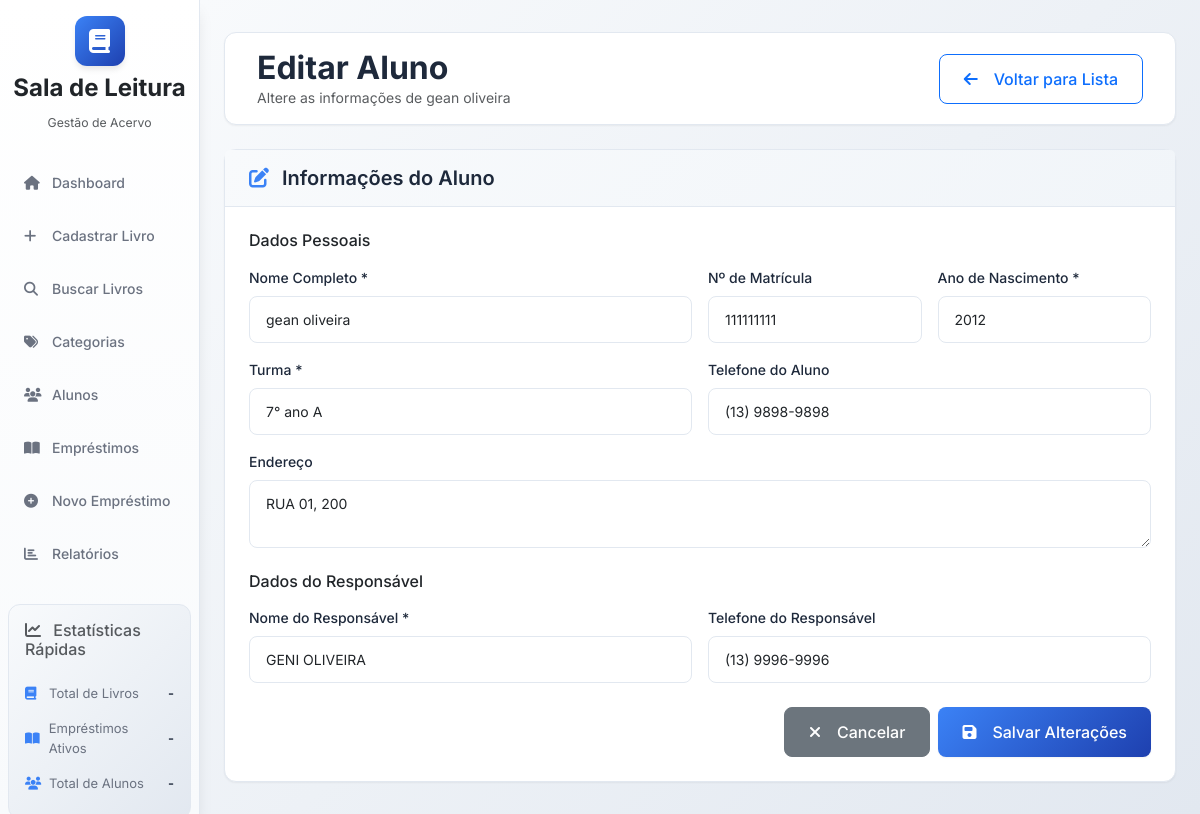
The page /students/1b475904-a9a1-4ef1-aab5-674ae43b9b8a/edit on the database its author committed.
### database/models.py (models this page shows, shortened)
class Student(db.Model):
    __tablename__ = 'students'
    id = db.Column(db.String(36), primary_key=True, default=generate_uuid)
    name = db.Column(db.String(200), nullable=False)
    class_room = db.Column(db.String(50), nullable=False)
    birth_year = db.Column(db.Integer, nullable=False)
    phone = db.Column(db.String(20))
    address = db.Column(db.Text)
    guardian_name = db.Column(db.String(200), nullable=False)
    guardian_phone = db.Column(db.String(20))
    registration_number = db.Column(db.String(50), unique=True)
    active = db.Column(db.Boolean, default=True)
    created_date = db.Column(db.DateTime, default=datetime.utcnow)
    updated_date = db.Column(db.DateTime, default=datetime.utcnow, onupdate=datetime.utcnow)
    loans = db.relationship('Loan', backref='student', lazy=True)

### app.py (the view, shortened to what this page needs)
    @app.route('/students/<student_id>/edit', methods=['GET', 'POST'])
    def edit_student(student_id):
        student = Student.query.get_or_404(student_id)
        return render_template('students/edit_student.html', student=student)

### templates/students/edit_student.html (shortened to what this page needs)
{% extends "base.html" %}
{% set current_year = 2025 %}
{% block content %}
<div class="main-header d-flex justify-content-between align-items-center py-3 mb-4">
    <div>
        <h1 class="h2 mb-0">Editar Aluno</h1>
        <p class="text-muted mb-0">Altere as informações de {{ student.name }}</p>
    </div>
    <a href="{{ url_for('students') }}" class="btn btn-outline-primary">
        <i class="fas fa-arrow-left me-2"></i>
        Voltar para Lista
    </a>
</div>
<div class="card fade-in">
    <div class="card-header">
        <h5 class="mb-0">
            <i class="fas fa-edit text-primary me-2"></i>
            Informações do Aluno
        </h5>
    </div>
    <div class="card-body">
        <form method="POST">
            <h6 class="mb-3">Dados Pessoais</h6>
            <div class="row g-3 mb-4">
                <div class="col-md-6">
                    <label for="name" class="form-label">Nome Completo *</label>
                    <input type="text" class="form-control" name="name" required
                           value="{{ student.name }}">
                </div>
                <div class="col-md-3">
                    <label for="registration_number" class="form-label">Nº de Matrícula</label>
                    <input type="text" class="form-control" name="registration_number"
                           value="{{ student.registration_number or '' }}">
                </div>
                <div class="col-md-3">
                    <label for="birth_year" class="form-label">Ano de Nascimento *</label>
                    <input type="number" class="form-control" name="birth_year" required
                           min="1900" max="{{ current_year }}" value="{{ student.birth_year }}">
                </div>
                <div class="col-md-6">
                    <label for="class_room" class="form-label">Turma *</label>
                    <input type="text" class="form-control" name="class_room" required
                           value="{{ student.class_room }}">
                </div>
                <div class="col-md-6">
                    <label for="phone" class="form-label">Telefone do Aluno</label>
                    <input type="tel" class="form-control" name="phone"
                           value="{{ student.phone or '' }}">
                </div>
                <div class="col-12">
                    <label for="address" class="form-label">Endereço</label>
                    <textarea class="form-control" name="address" rows="2"
                              placeholder="Rua, número, bairro...">{{ student.address or '' }}</textarea>
                </div>
            </div>
            <h6 class="mb-3">Dados do Responsável</h6>
            <div class="row g-3">
                <div class="col-md-6">
                    <label for="guardian_name" class="form-label">Nome do Responsável *</label>
                    <input type="text" class="form-control" name="guardian_name" required
                           value="{{ student.guardian_name }}">
                </div>
                <div class="col-md-6">
                    <label for="guardian_phone" class="form-label">Telefone do Responsável</label>
                    <input type="tel" class="form-control" name="guardian_phone"
                           value="{{ student.guardian_phone or '' }}">
                </div>
            </div>
            <div class="mt-4 d-flex justify-content-end gap-2">
                <a href="{{ url_for('students') }}" class="btn btn-secondary">
                    <i class="fas fa-times me-2"></i>
                    Cancelar
                </a>
                <button type="submit" class="btn btn-primary">
                    <i class="fas fa-save me-2"></i>
                    Salvar Alterações
                </button>
            </div>
        </form>
    </div>
</div>
{% endblock %}

### static/css/style.css (style rules this page uses)
:root { --primary-color: #3b82f6; --secondary-color: #6b7280; --success-color: #10b981; --warning-color: #f59e0b; --danger-color: #ef4444; --info-color: #06b6d4; --light-color: #f8fafc; --dark-color: #1e293b; --border-color: #e2e8f0; --shadow-sm: 0 1px 2px 0 rgba(0, 0, 0, 0.05); --shadow-md: 0 4px 6px -1px rgba(0, 0, 0, 0.1); --shadow-lg: 0 10px 15px -3px rgba(0, 0, 0, 0.1); }
* { margin: 0; padding: 0; box-sizing: border-box; }
body { font-family: 'Inter', sans-serif; font-size: 14px; line-height: 1.5; color: var(--dark-color); background: linear-gradient(135deg, #f8fafc 0%, #e2e8f0 100%); min-height: 100vh; }
.main-header { background: white; border-radius: 12px; padding: 2rem; margin-bottom: 2rem; box-shadow: var(--shadow-sm); border: 1px solid var(--border-color); }
.main-header h1 { color: var(--dark-color); font-weight: 700; margin-bottom: 0.5rem; }
.card { border: 1px solid var(--border-color); border-radius: 12px; box-shadow: var(--shadow-sm); background: white; transition: all 0.2s ease; }
.card-header { background: linear-gradient(135deg, #f8fafc 0%, #f1f5f9 100%); border-bottom: 1px solid var(--border-color); padding: 1rem 1.5rem; border-radius: 12px 12px 0 0; }
.card-header h5 { font-weight: 600; color: var(--dark-color); margin: 0; }
.card-body { padding: 1.5rem; }
.form-control { border: 1px solid var(--border-color); border-radius: 8px; padding: 0.75rem 1rem; font-size: 14px; transition: all 0.2s ease; }
.form-label { font-weight: 500; color: var(--dark-color); margin-bottom: 0.5rem; }
.btn { border-radius: 8px; font-weight: 500; padding: 0.75rem 1.5rem; transition: all 0.2s ease; display: inline-flex; align-items: center; gap: 0.5rem; }
.btn-primary { background: linear-gradient(135deg, var(--primary-color) 0%, #1e40af 100%); border: none; color: white; box-shadow: var(--shadow-sm); }
.fade-in { animation: fadeIn 0.6s ease-out; }
.text-primary { color: var(--primary-color) !important; }

### rows shown on the page
Student: name "gean oliveira", registration_number "111111111", birth_year "2012", class_room "7° ano A", phone "(13) 9898-9898", address "RUA 01, 200", guardian_name "GENI OLIVEIRA", guardian_phone "(13) 9996-9996"
